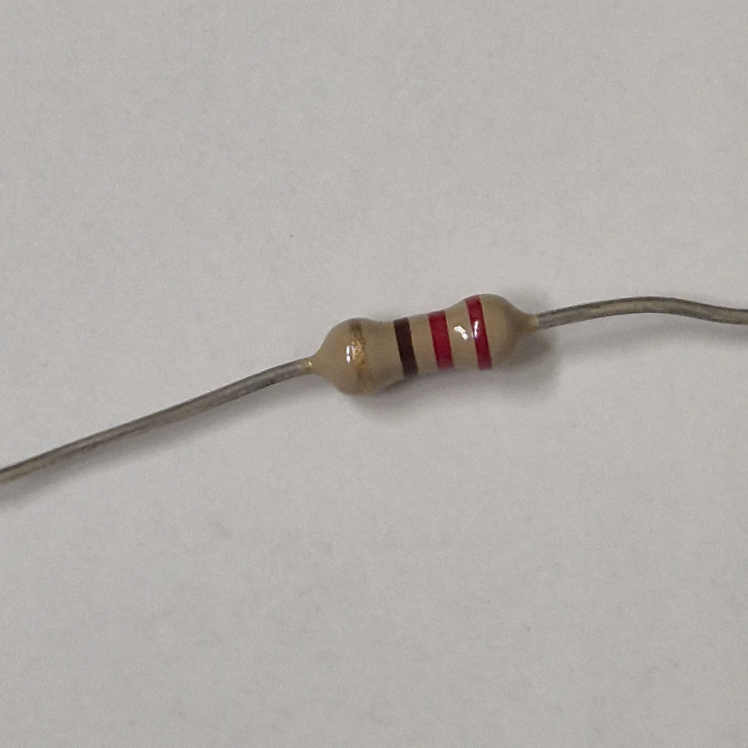
#> input picture resistance/r1/20251020_092534.jpg, 2992 x 2992 px (shown at 1/4 size)
$ python main.py
#> lines starting #> are read from the running program, lines starting #| are printed output that depends on the picture; after the words box and inside, x2 and y2 are one past the last pixel; in counts of white or black regions, pixels touching at a corner belong together
import cv2
import numpy as np
import os

def ensure_dir(p):
    if p and not os.path.exists(p):
        os.makedirs(p)

def isolate_rotate_resize_debug(
    img_path,
    out_dir="debug_out",
    canvas_size=(800, 400),
    margin_px=20,
    thresh_method="auto"
):
#> called with img_path = 'resistance/r1/20251020_092534.jpg', out_dir = 'debug_out', canvas_size = (800, 400), margin_px = 20, thresh_method = 'auto'
    ensure_dir(out_dir)

    # 1) Load & grayscale
    img = cv2.imread(img_path)
#> img is the input picture: shape (2992, 2992, 3); mean B, G, R 171.4, 175, 179.5
    if img is None:
        raise ValueError("Could not read image")
    gray = cv2.cvtColor(img, cv2.COLOR_BGR2GRAY)
    cv2.imwrite(os.path.join(out_dir, "01_gray.png"), gray)

    # 2) Threshold (invert for white background)
    if thresh_method == "auto":
        _, th = cv2.threshold(255 - gray, 0, 255, cv2.THRESH_BINARY + cv2.THRESH_OTSU)
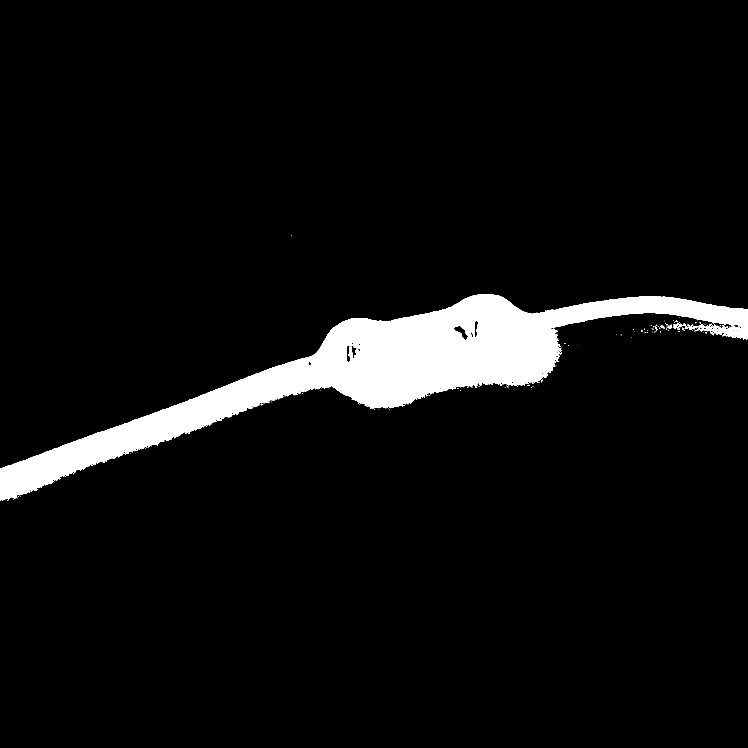
#> th: shape (2992, 2992) (shown at 1/4 size); 5.8% white; 174 white regions (152 under 20 px), largest, box (x1, y1, x2, y2) and area: (0, 1176, 2992, 2004) 513515, (2692, 1292, 2727, 1313) 289, (2673, 1299, 2689, 1316) 119
    else:
        _, th = cv2.threshold(255 - gray, 30, 255, cv2.THRESH_BINARY)
    cv2.imwrite(os.path.join(out_dir, "02_thresh.png"), th)

    # 3) Morphological cleanup
    kernel = cv2.getStructuringElement(cv2.MORPH_RECT, (3, 3))
    th_clean = cv2.morphologyEx(th, cv2.MORPH_OPEN, kernel, iterations=1)
#> th_clean: shape (2992, 2992); 5.7% white; 63 white regions (35 under 20 px)
    cv2.imwrite(os.path.join(out_dir, "03_mask_clean.png"), th_clean)

    # 4) Largest contour + minAreaRect visualization
    contours, _ = cv2.findContours(th_clean, cv2.RETR_EXTERNAL, cv2.CHAIN_APPROX_SIMPLE)
#> contours = 63 contours, 45 with area under 20; largest, box (x1, y1, x2, y2) and area: (0, 1176, 2992, 2004) 512916, (2822, 1302, 2853, 1324) 280, (2754, 1300, 2783, 1320) 206, (2784, 1297, 2819, 1314) 144, (2806, 1310, 2834, 1324) 128
    if not contours:
        raise ValueError("No contours found")
    c = max(contours, key=cv2.contourArea)
#> c = contour of 4203 points, box (x1, y1, x2, y2) (0, 1176, 2992, 2004), area 512916

    vis = img.copy()
    cv2.drawContours(vis, [c], -1, (0, 255, 0), 2)  # largest contour in green
    rect = cv2.minAreaRect(c)  # ((cx,cy),(w,h),angle)
#> rect = ((1463.6, 1473.7), (3085.8, 414.7), -12.32)
    box = cv2.boxPoints(rect)
#> box = [[0.55, 2005.5], [-87.96, 1600.3], [2926.7, 941.8], [3015.2, 1347]]
    box = np.intp(box)
#> box = [[0, 2005], [-87, 1600], [2926, 941], [3015, 1346]]
    cv2.drawContours(vis, [box], -1, (0, 0, 255), 2)  # rotated rect in red
    cv2.imwrite(os.path.join(out_dir, "04_contour_vis.png"), vis)

    (cx, cy), (rw, rh), angle = rect
#> cx = 1463.6; cy = 1473.7; rw = 3085.8; rh = 414.7; angle = -12.32
    if rw < rh:
        angle = angle + 90.0

    # 5) Rotate-bound color image
    (h_img, w_img) = img.shape[:2]
#> h_img = 2992; w_img = 2992
    (cX, cY) = (w_img // 2, h_img // 2)
#> cX = 1496; cY = 1496
    M = cv2.getRotationMatrix2D((cX, cY), angle, 1.0)
#> M = [[0.977, -0.213, 353.7], [0.213, 0.977, -284.8]]
    cos = abs(M[0, 0]); sin = abs(M[0, 1])
#> after `cos = abs(M[0, 0])`: cos = 0.977
#> after `sin = abs(M[0, 1])`: sin = 0.213
    nW = int((h_img * sin) + (w_img * cos))
#> nW = 3561
    nH = int((h_img * cos) + (w_img * sin))
#> nH = 3561
    M[0, 2] += (nW / 2) - cX
    M[1, 2] += (nH / 2) - cY

    rot = cv2.warpAffine(img, M, (nW, nH), flags=cv2.INTER_CUBIC, borderValue=(255, 255, 255))
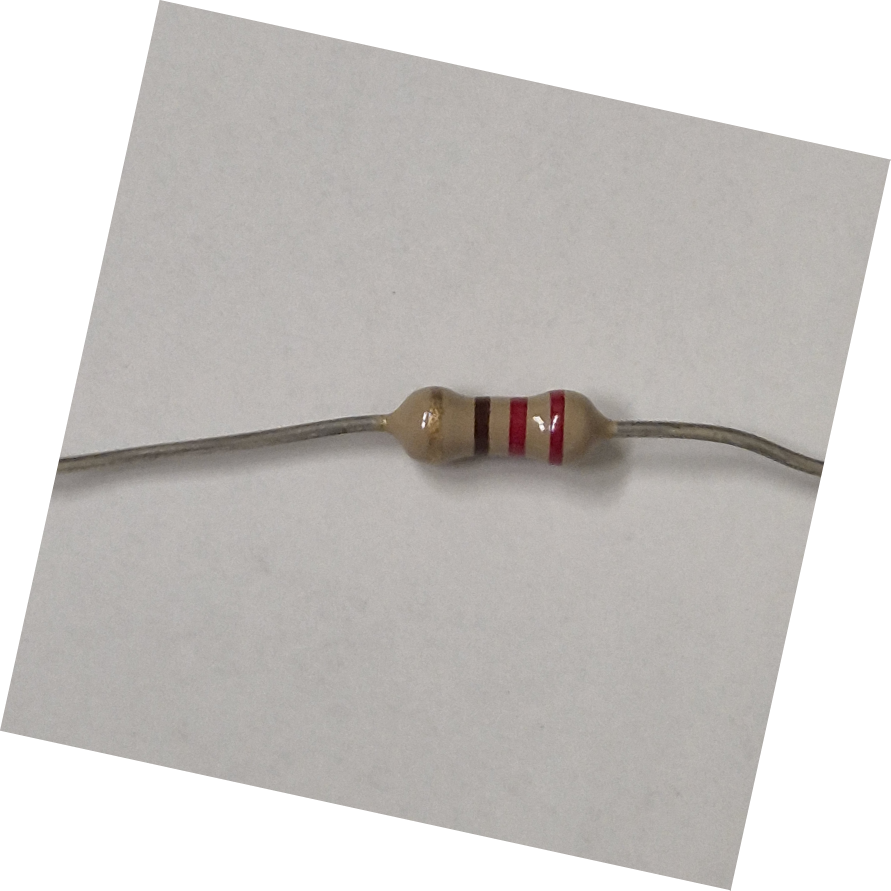
#> rot: shape (3561, 3561, 3) (shown at 1/4 size); mean B, G, R 196, 198.5, 201.7
    cv2.imwrite(os.path.join(out_dir, "05_rotated.png"), rot)

    # 6) Rotate mask in sync
    rot_mask = cv2.warpAffine(th_clean, M, (nW, nH), flags=cv2.INTER_NEAREST, borderValue=0)
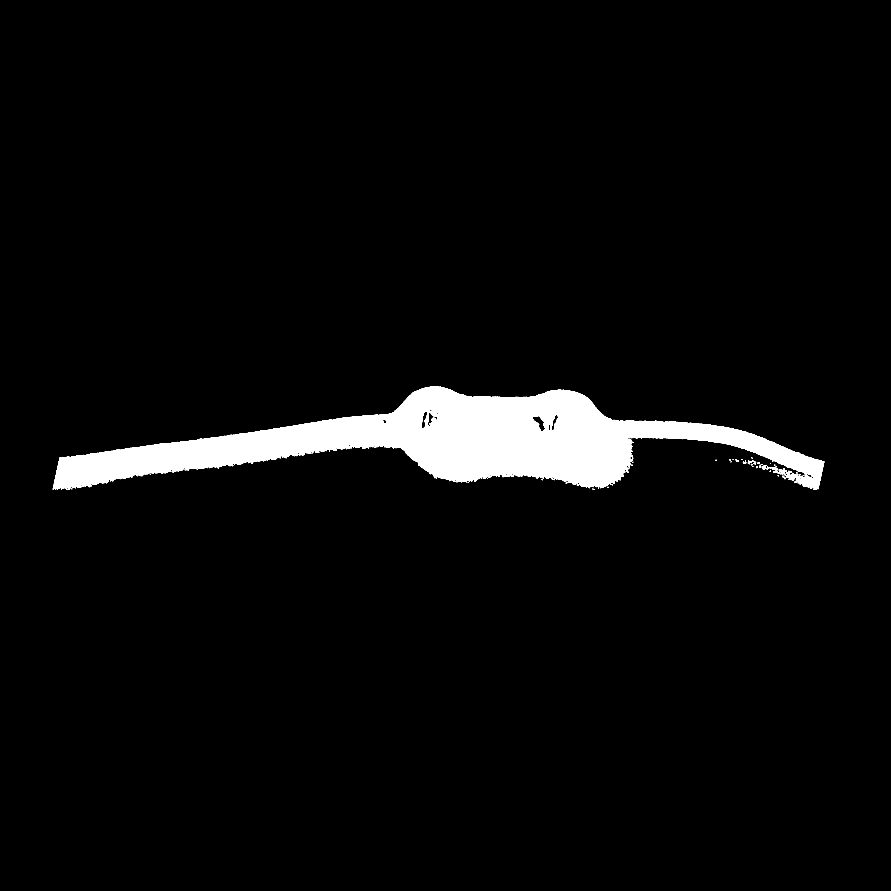
#> rot_mask: shape (3561, 3561) (shown at 1/4 size); 4% white; 59 white regions (34 under 20 px)
    cv2.imwrite(os.path.join(out_dir, "06_rotated_mask.png"), rot_mask)

    # 7) Tight ROI after rotation
    contours_r, _ = cv2.findContours(rot_mask, cv2.RETR_EXTERNAL, cv2.CHAIN_APPROX_SIMPLE)
#> contours_r = 59 contours, 44 with area under 20; largest, box (x1, y1, x2, y2) and area: (211, 1544, 3297, 1960) 512927, (3098, 1876, 3147, 1901) 407, (3049, 1860, 3113, 1881) 356, (2991, 1841, 3015, 1857) 92, (2971, 1842, 2985, 1856) 74
    if not contours_r:
        raise ValueError("No contours after rotation")
    c_r = max(contours_r, key=cv2.contourArea)
#> c_r = contour of 5407 points, box (x1, y1, x2, y2) (211, 1544, 3297, 1960), area 512927
    x, y, w_box, h_box = cv2.boundingRect(c_r)
#> x = 211; y = 1544; w_box = 3086; h_box = 416
    roi = rot[y:y + h_box, x:x + w_box]
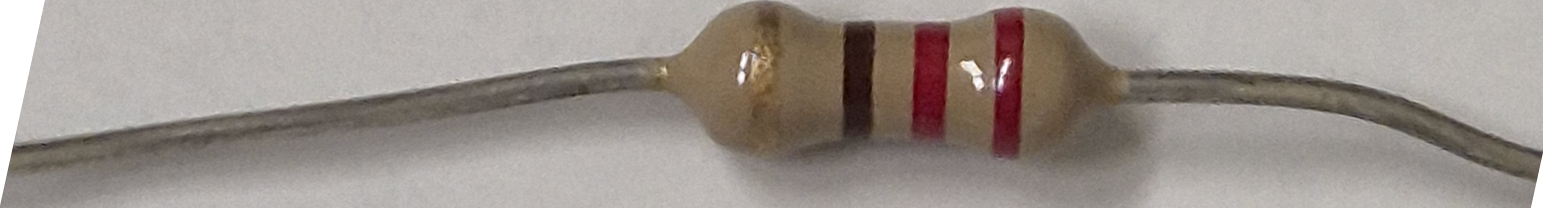
#> roi: shape (416, 3086, 3) (shown at 1/2 size); mean B, G, R 140.3, 146.4, 154.6
    cv2.imwrite(os.path.join(out_dir, "07_roi.png"), roi)

    # 8) Resize to canvas
    canvas_w, canvas_h = canvas_size
    tgt_w = canvas_w - 2 * margin_px
    tgt_h = canvas_h - 2 * margin_px
    scale = min(tgt_w / w_box, tgt_h / h_box)
#> scale = 0.246
    new_w = max(1, int(w_box * scale))
#> new_w = 760
    new_h = max(1, int(h_box * scale))
#> new_h = 102
    resized = cv2.resize(roi, (new_w, new_h), interpolation=cv2.INTER_CUBIC)
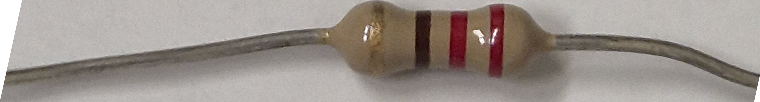
#> resized: shape (102, 760, 3); mean B, G, R 140.3, 146.4, 154.6

    canvas = np.full((canvas_h, canvas_w, 3), 255, dtype=np.uint8)
    off_x = (canvas_w - new_w) // 2
#> off_x = 20
    off_y = (canvas_h - new_h) // 2
#> off_y = 149
    canvas[off_y:off_y + new_h, off_x:off_x + new_w] = resized
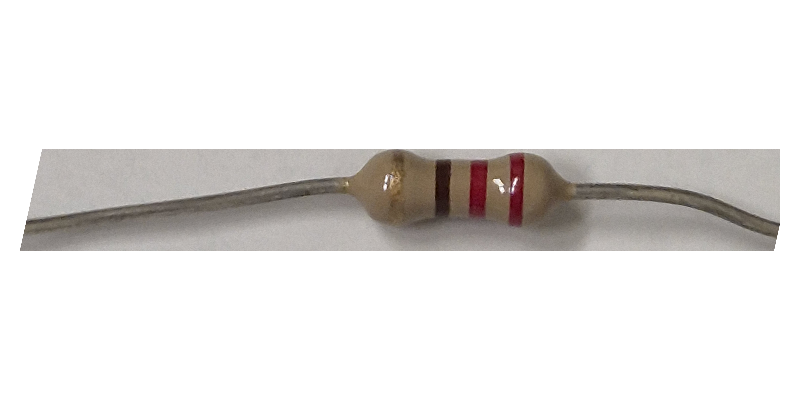
#> canvas: shape (400, 800, 3); mean B, G, R 227.2, 228.7, 230.7

    cv2.imwrite(os.path.join(out_dir, "08_final_canvas.png"), canvas)

if __name__ == "__main__":
    isolate_rotate_resize_debug(
        img_path="resistance/r1/20251020_092534.jpg",
        out_dir="debug_out",
        canvas_size=(800, 400),
        margin_px=20,
        thresh_method="auto",
    )

$ run again, with resistance/r1/20251020_092610.jpg copied over resistance/r1/20251020_092534.jpg
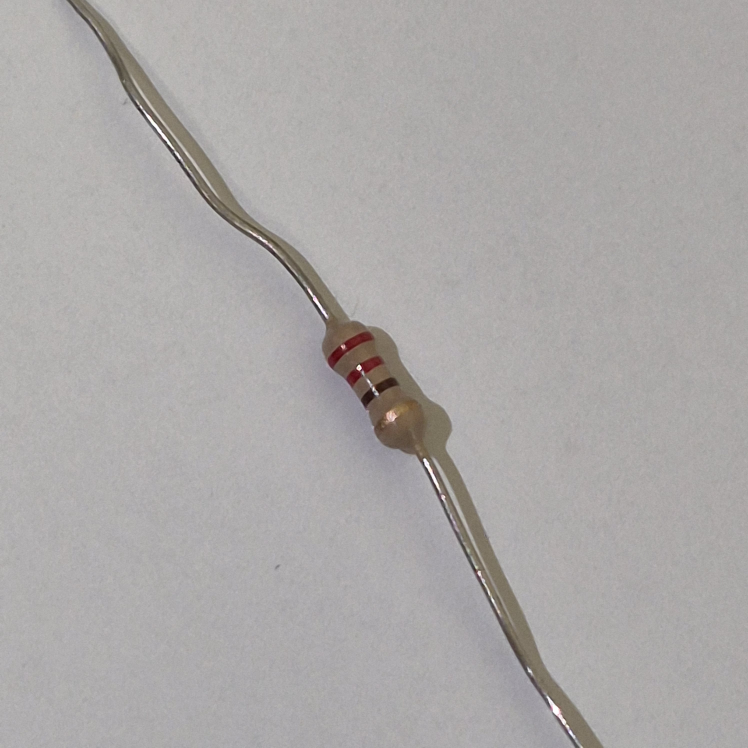
#> input picture resistance/r1/20251020_092610.jpg, 2992 x 2992 px (shown at 1/4 size)
#> in isolate_rotate_resize_debug, img is the input picture: shape (2992, 2992, 3); mean B, G, R 167.6, 168.5, 171.3
#> in isolate_rotate_resize_debug, `_, th = cv2.threshold(255 - gray, 0, 255, cv2.THRESH_BINARY + cv2.THRE..`:
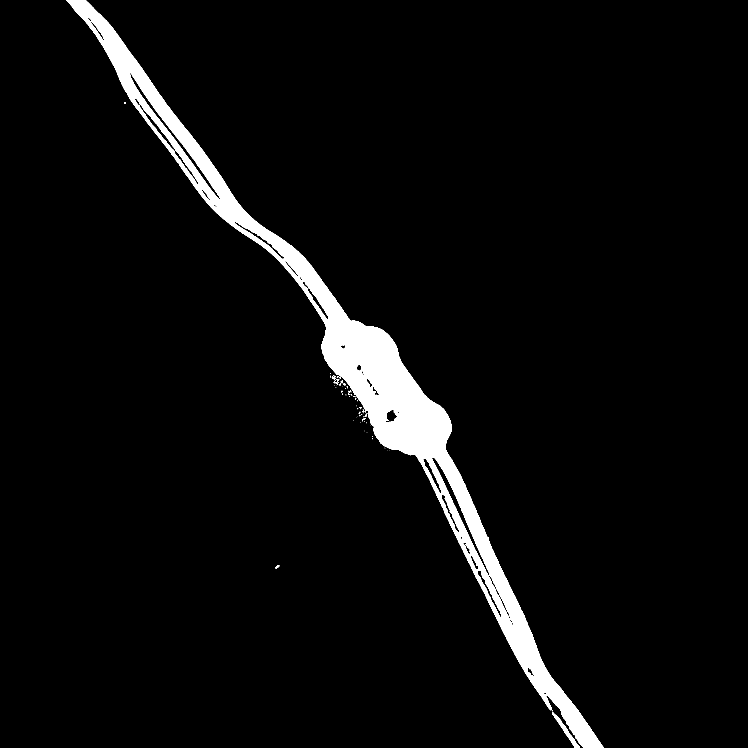
#> th: shape (2992, 2992) (shown at 1/4 size); 4.4% white; 81 white regions (63 under 20 px), largest, box (x1, y1, x2, y2) and area: (264, 0, 2414, 2992) 390145, (2208, 2847, 2319, 2992) 2284, (1103, 2260, 1117, 2275) 105
#> th_clean: shape (2992, 2992); 4.4% white; 26 white regions (15 under 20 px)
#> contours = 26 contours, 18 with area under 20; largest, box (x1, y1, x2, y2) and area: (265, 0, 2414, 2992) 423798, (2208, 2848, 2319, 2992) 2120, (1103, 2261, 1117, 2275) 83, (1329, 1506, 1341, 1517) 54, (1374, 1534, 1382, 1541) 31, (1460, 1659, 1466, 1668) 28, (497, 408, 503, 415) 22, (1440, 1629, 1447, 1634) 20
#> c = contour of 3953 points, box (x1, y1, x2, y2) (265, 0, 2414, 2992), area 423798
#> rect = ((1432.5, 1431.3), (332, 3681.6), -34.5)
#> in isolate_rotate_resize_debug, `box = cv2.boxPoints(rect)`: box = [[2338.3, 3042.4], [253.1, 8.21], [526.7, -179.8], [2611.9, 2854.3]]
#> in isolate_rotate_resize_debug, `box = np.intp(box)`: box = [[2338, 3042], [253, 8], [526, -179], [2611, 2854]]
#> in isolate_rotate_resize_debug, `(cx, cy), (rw, rh), angle = rect`: cx = 1432.5; cy = 1431.3; rw = 332; rh = 3681.6; angle = -34.5
#> in isolate_rotate_resize_debug, `angle = angle + 90.0`: angle = 55.5
#> M = [[0.566, 0.824, -584.2], [-0.824, 0.566, 1881.6]]
#> cos = 0.566
#> sin = 0.824
#> nW = 4160
#> rot_mask: shape (4160, 4160); 2.3% white; 25 white regions (13 under 20 px)
#> contours_r = 25 contours, 17 with area under 20; largest, box (x1, y1, x2, y2) and area: (150, 1930, 3833, 2263) 423326, (3597, 2247, 3779, 2266) 2098, (2492, 2826, 2501, 2845) 82, (1995, 2214, 2008, 2228) 60, (2043, 2197, 2051, 2205) 30, (2195, 2198, 2203, 2207) 28, (619, 2283, 625, 2291) 22, (2158, 2197, 2164, 2205) 21
#> c_r = contour of 4869 points, box (x1, y1, x2, y2) (150, 1930, 3833, 2263), area 423326
#> x = 150; y = 1930; w_box = 3683; h_box = 333
#> scale = 0.206
#> new_w = 760
#> new_h = 68
#> off_x = 20
#> off_y = 166
#> in isolate_rotate_resize_debug, `canvas[off_y:off_y + new_h, off_x:off_x + new_w] = resized`:
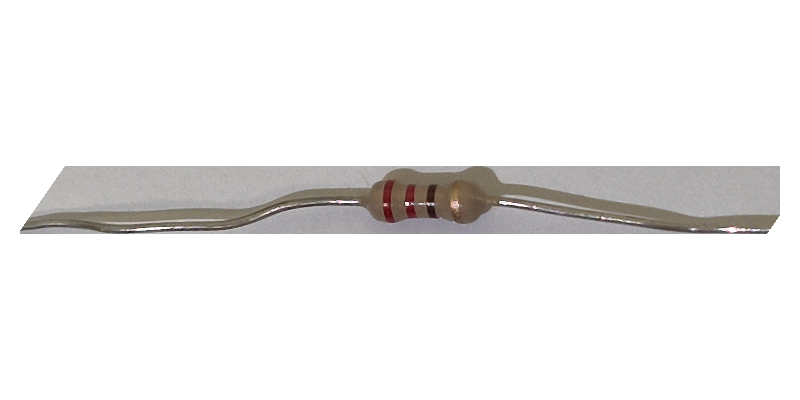
#> canvas: shape (400, 800, 3); mean B, G, R 237.7, 238.4, 239.3

$ run again, with resistance/r1/20251020_092625.jpg copied over resistance/r1/20251020_092534.jpg
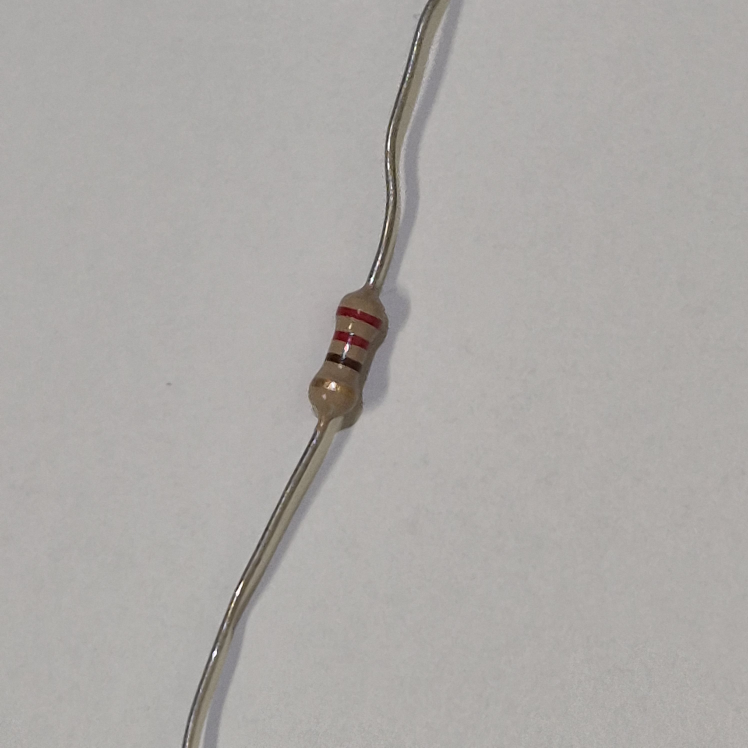
#> input picture resistance/r1/20251020_092625.jpg, 2992 x 2992 px (shown at 1/4 size)
#> in isolate_rotate_resize_debug, img is the input picture: shape (2992, 2992, 3); mean B, G, R 167, 169.7, 172.7
#> in isolate_rotate_resize_debug, `_, th = cv2.threshold(255 - gray, 0, 255, cv2.THRESH_BINARY + cv2.THRE..`:
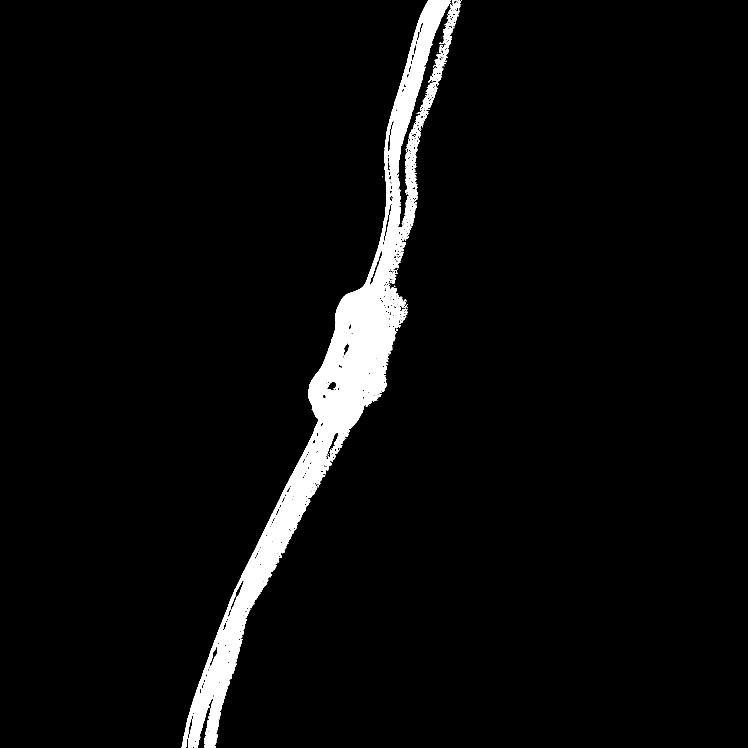
#> th: shape (2992, 2992) (shown at 1/4 size); 4.1% white; 105 white regions (85 under 20 px), largest, box (x1, y1, x2, y2) and area: (727, 0, 1804, 2992) 364906, (1745, 107, 1810, 232) 2690, (1779, 0, 1843, 106) 2326
#> th_clean: shape (2992, 2992); 4.1% white; 85 white regions (37 under 20 px)
#> contours = 84 contours, 51 with area under 20; largest, box (x1, y1, x2, y2) and area: (727, 0, 1804, 2992) 361893, (1609, 331, 1750, 923) 15456, (1721, 231, 1783, 335) 2514, (1791, 0, 1842, 104) 1772, (1773, 108, 1810, 168) 1166
#> c = contour of 5436 points, box (x1, y1, x2, y2) (727, 0, 1804, 2992), area 361893
#> rect = ((1371.8, 1530.9), (3177.7, 338.4), -71.65)
#> in isolate_rotate_resize_debug, `box = cv2.boxPoints(rect)`: box = [[1032.3, 3092.2], [711.1, 2985.7], [1711.3, -30.42], [2032.4, 76.08]]
#> in isolate_rotate_resize_debug, `box = np.intp(box)`: box = [[1032, 3092], [711, 2985], [1711, -30], [2032, 76]]
#> cx = 1371.8; cy = 1530.9; rw = 3177.7; rh = 338.4; angle = -71.65
#> M = [[0.315, -0.949, 2445.1], [0.949, 0.315, -394.8]]
#> cos = 0.315
#> sin = 0.949
#> nW = 3781
#> rot_mask: shape (3781, 3781); 2.6% white; 73 white regions (34 under 20 px)
#> contours_r = 72 contours, 45 with area under 20; largest, box (x1, y1, x2, y2) and area: (229, 1614, 3408, 1954) 378172, (3071, 1726, 3179, 1773) 2520, (3308, 1716, 3419, 1758) 1887, (3239, 1721, 3305, 1766) 1246, (3177, 1727, 3251, 1768) 1050
#> c_r = contour of 9089 points, box (x1, y1, x2, y2) (229, 1614, 3408, 1954), area 378172
#> x = 229; y = 1614; w_box = 3179; h_box = 340
#> scale = 0.239
#> new_w = 760
#> new_h = 81
#> off_x = 20
#> off_y = 159
#> in isolate_rotate_resize_debug, `canvas[off_y:off_y + new_h, off_x:off_x + new_w] = resized`:
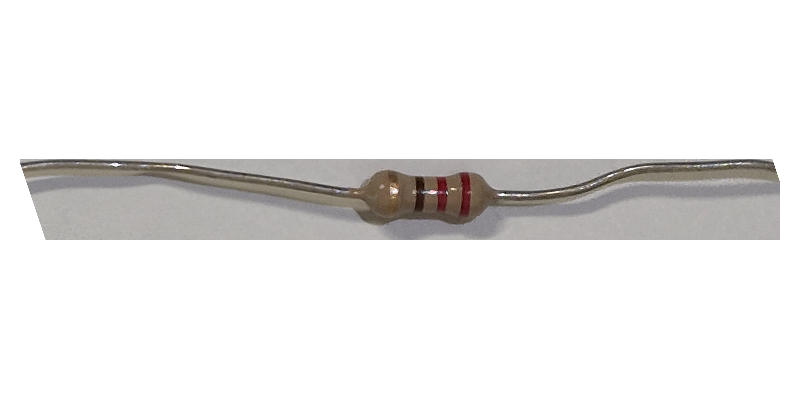
#> canvas: shape (400, 800, 3); mean B, G, R 234.2, 234.9, 235.8
